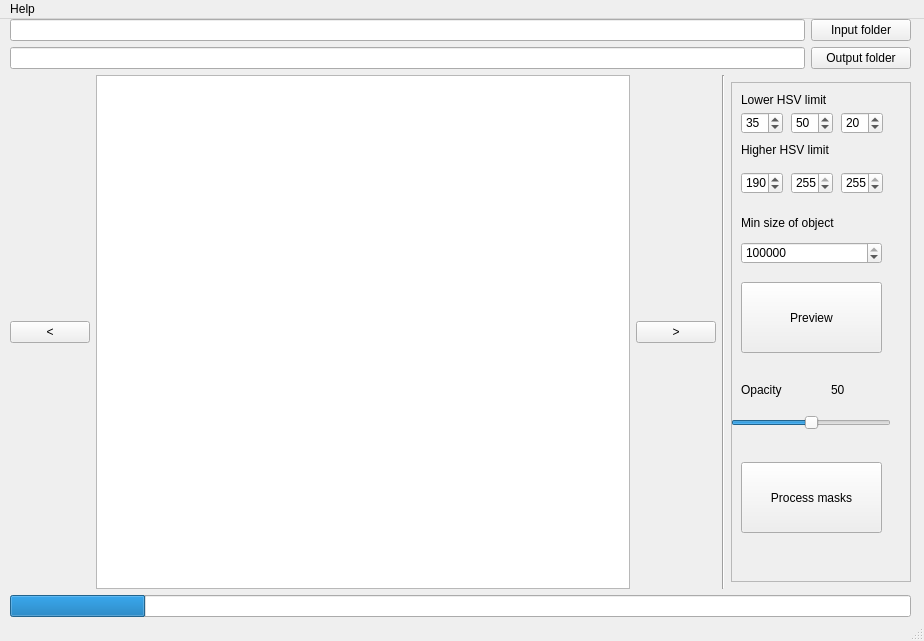
<?xml version="1.0" encoding="UTF-8"?>
<ui version="4.0">
 <class>MainWindow</class>
 <widget class="QMainWindow" name="MainWindow">
  <property name="geometry">
   <rect>
    <x>0</x>
    <y>0</y>
    <width>924</width>
    <height>641</height>
   </rect>
  </property>
  <property name="windowTitle">
   <string>Vizlab Mask/object segmentation</string>
  </property>
  <property name="windowIcon">
   <iconset>
    <normaloff>vizlab.ico</normaloff>vizlab.ico</iconset>
  </property>
  <widget class="QWidget" name="centralwidget">
   <widget class="QWidget" name="verticalLayoutWidget">
    <property name="geometry">
     <rect>
      <x>10</x>
      <y>0</y>
      <width>901</width>
      <height>598</height>
     </rect>
    </property>
    <layout class="QVBoxLayout" name="verticalLayout" stretch="0,0,1,0">
     <property name="rightMargin">
      <number>0</number>
     </property>
     <item>
      <layout class="QHBoxLayout" name="horizontalLayout_3">
       <item>
        <widget class="QLineEdit" name="labelInputFolder"/>
       </item>
       <item>
        <widget class="QPushButton" name="openInputFolder">
         <property name="minimumSize">
          <size>
           <width>100</width>
           <height>0</height>
          </size>
         </property>
         <property name="text">
          <string>Input folder</string>
         </property>
        </widget>
       </item>
      </layout>
     </item>
     <item>
      <layout class="QHBoxLayout" name="horizontalLayout_2">
       <item>
        <widget class="QLineEdit" name="labelOutputFolder"/>
       </item>
       <item>
        <widget class="QPushButton" name="selectOutputFolder">
         <property name="minimumSize">
          <size>
           <width>100</width>
           <height>0</height>
          </size>
         </property>
         <property name="text">
          <string>Output folder</string>
         </property>
        </widget>
       </item>
      </layout>
     </item>
     <item>
      <layout class="QHBoxLayout" name="horizontalLayout" stretch="0,1,0,0,0">
       <property name="spacing">
        <number>6</number>
       </property>
       <property name="sizeConstraint">
        <enum>QLayout::SetNoConstraint</enum>
       </property>
       <property name="leftMargin">
        <number>0</number>
       </property>
       <item>
        <widget class="QPushButton" name="scrollLeftButton">
         <property name="text">
          <string>&lt;</string>
         </property>
        </widget>
       </item>
       <item>
        <widget class="QGraphicsView" name="graphicsView">
         <property name="minimumSize">
          <size>
           <width>400</width>
           <height>400</height>
          </size>
         </property>
         <property name="cursor" stdset="0">
          <cursorShape>CrossCursor</cursorShape>
         </property>
         <property name="alignment">
          <set>Qt::AlignCenter</set>
         </property>
        </widget>
       </item>
       <item>
        <widget class="QPushButton" name="scrollRightButton">
         <property name="text">
          <string>&gt;</string>
         </property>
        </widget>
       </item>
       <item>
        <widget class="Line" name="line">
         <property name="orientation">
          <enum>Qt::Vertical</enum>
         </property>
        </widget>
       </item>
       <item>
        <widget class="QFrame" name="frame">
         <property name="minimumSize">
          <size>
           <width>180</width>
           <height>500</height>
          </size>
         </property>
         <property name="maximumSize">
          <size>
           <width>180</width>
           <height>500</height>
          </size>
         </property>
         <property name="frameShape">
          <enum>QFrame::StyledPanel</enum>
         </property>
         <property name="frameShadow">
          <enum>QFrame::Raised</enum>
         </property>
         <widget class="QSpinBox" name="spinSL">
          <property name="geometry">
           <rect>
            <x>60</x>
            <y>30</y>
            <width>42</width>
            <height>22</height>
           </rect>
          </property>
          <property name="maximum">
           <number>255</number>
          </property>
          <property name="value">
           <number>50</number>
          </property>
         </widget>
         <widget class="QPushButton" name="processButton">
          <property name="geometry">
           <rect>
            <x>10</x>
            <y>380</y>
            <width>141</width>
            <height>71</height>
           </rect>
          </property>
          <property name="text">
           <string>Process masks</string>
          </property>
         </widget>
         <widget class="QSpinBox" name="spinObjectSize">
          <property name="geometry">
           <rect>
            <x>10</x>
            <y>160</y>
            <width>141</width>
            <height>22</height>
           </rect>
          </property>
          <property name="maximum">
           <number>3000000</number>
          </property>
          <property name="value">
           <number>700000</number>
          </property>
         </widget>
         <widget class="QSpinBox" name="spinVL">
          <property name="geometry">
           <rect>
            <x>110</x>
            <y>30</y>
            <width>42</width>
            <height>22</height>
           </rect>
          </property>
          <property name="maximum">
           <number>255</number>
          </property>
          <property name="value">
           <number>20</number>
          </property>
         </widget>
         <widget class="QPushButton" name="previewButton">
          <property name="geometry">
           <rect>
            <x>10</x>
            <y>200</y>
            <width>141</width>
            <height>71</height>
           </rect>
          </property>
          <property name="text">
           <string>Preview</string>
          </property>
         </widget>
         <widget class="QSlider" name="sliderOpacity">
          <property name="geometry">
           <rect>
            <x>0</x>
            <y>330</y>
            <width>160</width>
            <height>22</height>
           </rect>
          </property>
          <property name="maximum">
           <number>100</number>
          </property>
          <property name="value">
           <number>50</number>
          </property>
          <property name="orientation">
           <enum>Qt::Horizontal</enum>
          </property>
         </widget>
         <widget class="QLabel" name="opacityValueText">
          <property name="geometry">
           <rect>
            <x>100</x>
            <y>300</y>
            <width>49</width>
            <height>16</height>
           </rect>
          </property>
          <property name="text">
           <string>50</string>
          </property>
         </widget>
         <widget class="QLabel" name="label">
          <property name="geometry">
           <rect>
            <x>10</x>
            <y>130</y>
            <width>101</width>
            <height>21</height>
           </rect>
          </property>
          <property name="text">
           <string>Min size of object</string>
          </property>
         </widget>
         <widget class="QLabel" name="label_2">
          <property name="geometry">
           <rect>
            <x>10</x>
            <y>10</y>
            <width>91</width>
            <height>16</height>
           </rect>
          </property>
          <property name="text">
           <string>Lower HSV limit</string>
          </property>
         </widget>
         <widget class="QSpinBox" name="spinSH">
          <property name="geometry">
           <rect>
            <x>60</x>
            <y>90</y>
            <width>42</width>
            <height>22</height>
           </rect>
          </property>
          <property name="maximum">
           <number>255</number>
          </property>
          <property name="value">
           <number>255</number>
          </property>
         </widget>
         <widget class="QSpinBox" name="spinVH">
          <property name="geometry">
           <rect>
            <x>110</x>
            <y>90</y>
            <width>42</width>
            <height>22</height>
           </rect>
          </property>
          <property name="maximum">
           <number>255</number>
          </property>
          <property name="value">
           <number>255</number>
          </property>
         </widget>
         <widget class="QLabel" name="label_4">
          <property name="geometry">
           <rect>
            <x>10</x>
            <y>300</y>
            <width>49</width>
            <height>16</height>
           </rect>
          </property>
          <property name="text">
           <string>Opacity</string>
          </property>
         </widget>
         <widget class="QSpinBox" name="spinHL">
          <property name="geometry">
           <rect>
            <x>10</x>
            <y>30</y>
            <width>42</width>
            <height>22</height>
           </rect>
          </property>
          <property name="maximum">
           <number>255</number>
          </property>
          <property name="value">
           <number>35</number>
          </property>
         </widget>
         <widget class="QSpinBox" name="spinHH">
          <property name="geometry">
           <rect>
            <x>10</x>
            <y>90</y>
            <width>42</width>
            <height>22</height>
           </rect>
          </property>
          <property name="maximum">
           <number>255</number>
          </property>
          <property name="value">
           <number>190</number>
          </property>
         </widget>
         <widget class="QLabel" name="label_3">
          <property name="geometry">
           <rect>
            <x>10</x>
            <y>60</y>
            <width>91</width>
            <height>16</height>
           </rect>
          </property>
          <property name="text">
           <string>Higher HSV limit</string>
          </property>
         </widget>
        </widget>
       </item>
      </layout>
     </item>
     <item>
      <widget class="QProgressBar" name="progressBar">
       <property name="value">
        <number>15</number>
       </property>
       <property name="textVisible">
        <bool>false</bool>
       </property>
      </widget>
     </item>
    </layout>
   </widget>
  </widget>
  <widget class="QMenuBar" name="menubar">
   <property name="geometry">
    <rect>
     <x>0</x>
     <y>0</y>
     <width>924</width>
     <height>22</height>
    </rect>
   </property>
   <widget class="QMenu" name="menuHelp">
    <property name="title">
     <string>Help</string>
    </property>
    <addaction name="actionAbout"/>
   </widget>
   <addaction name="menuHelp"/>
  </widget>
  <widget class="QStatusBar" name="statusbar"/>
  <action name="actionAbout">
   <property name="text">
    <string>About</string>
   </property>
  </action>
 </widget>
 <resources/>
 <connections/>
</ui>
